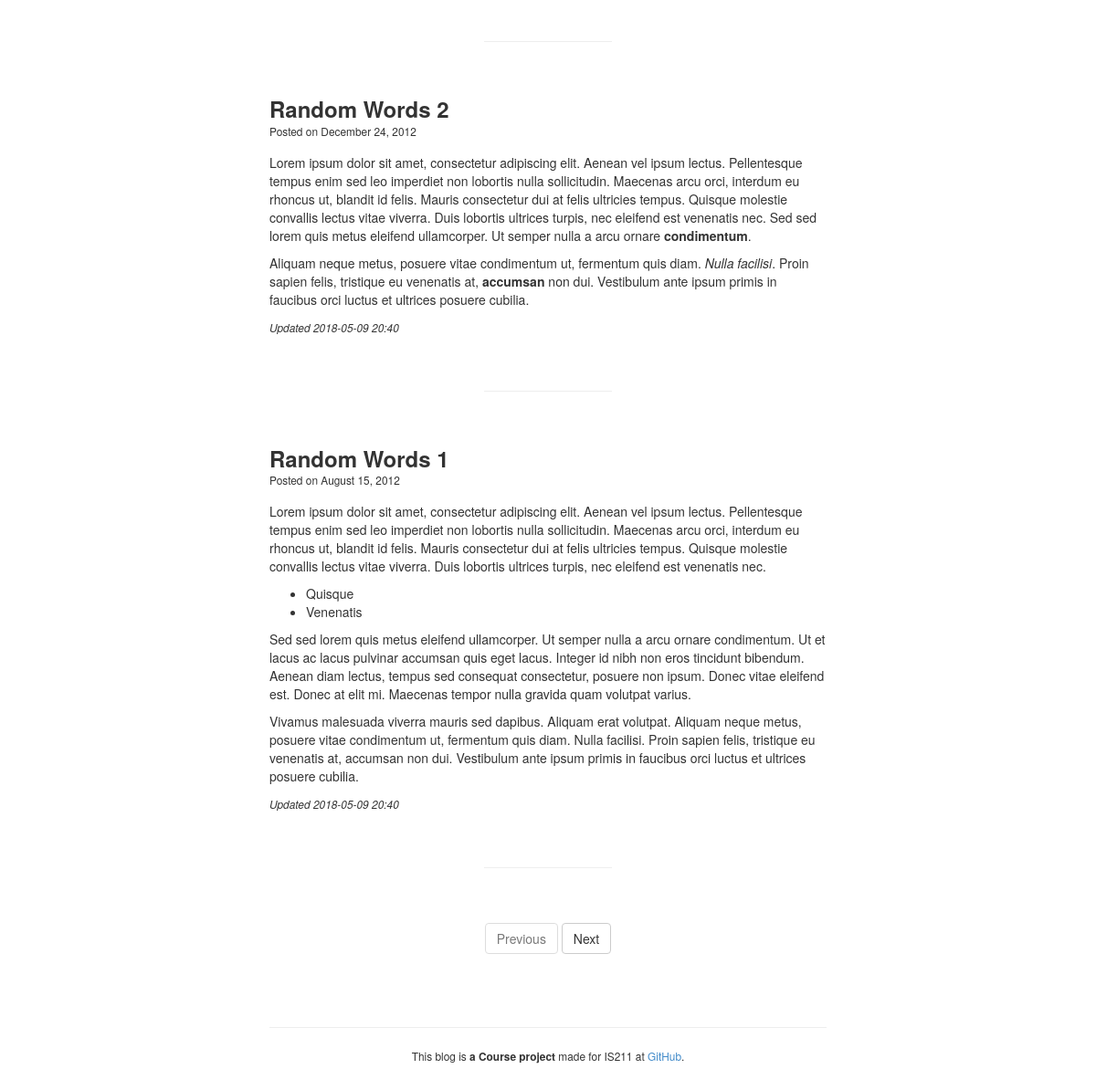
Before: / (lower part) with the older database file.
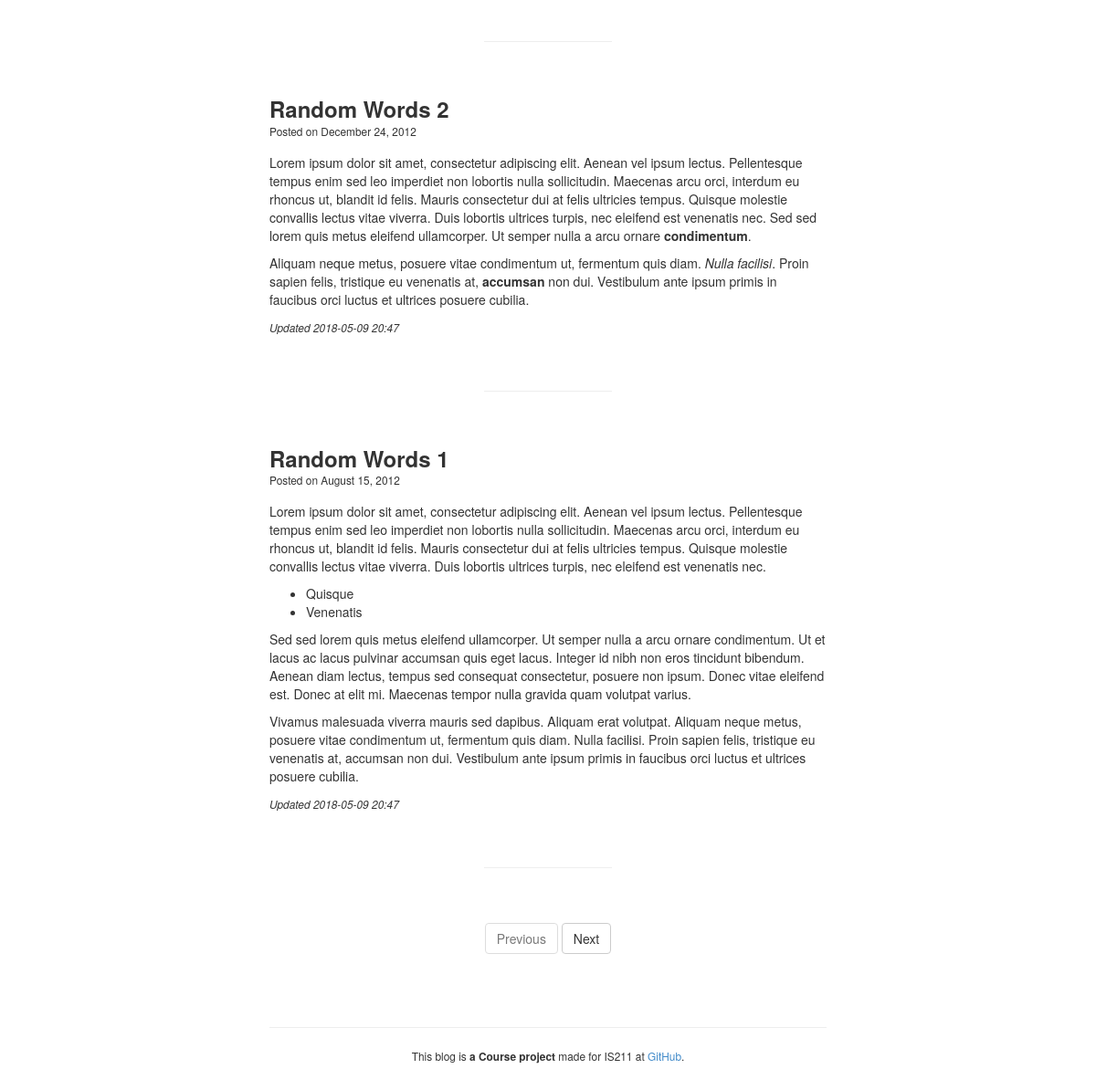
After: the same page with the newer database file.
### app/models.py (models this page shows, shortened)
class Post(db.Model):
    PER_PAGE = 5
    id = db.Column(db.Integer, primary_key=True)
    created = db.Column(db.DateTime, nullable=False)
    updated = db.Column(db.DateTime, nullable=False)
    title = db.Column(db.String(256), nullable=False)
    markup = db.Column(db.String, nullable=False)
    slug = db.Column(db.String, nullable=False, unique=True)
    author_id = db.Column(
        db.Integer,
        db.ForeignKey('user.id'),
        nullable=False,
    )
    visible = db.Column(db.Boolean, default=False)
    @property
    def is_updated(self):
        return self.updated > self.created

### app/views.py (the view)
@app.route('/')
@app.route('/page/<int:page>')
def blog(page=1):
    pagination = Post.query.filter_by(visible=True) \
                           .order_by(Post.created.desc()) \
                           .paginate(page, Post.PER_PAGE, False)
    return render_template('frontend/blog.html', pagination=pagination)

### app/__init__.py (called while the page is built)
def date_pretty(value):
    return value.strftime('%B %d, %Y')

def datetime(value):
    return value.strftime('%Y-%m-%d %H:%M')

def markdown(value):
    extras = ['fenced-code-blocks', 'wiki-tables']
    return Markup(md2(value, extras=extras))

### app/templates/frontend/blog.html
{% extends "frontend/layout.html" %}
{% block content %}
<div class="row">
  <div class="col-lg-12">
    {% from "macro.html" import render_post %}
    {% for post in pagination.items %}
      {{ render_post(post) }}
      <div id="post-separator">
        <hr>
      </div>
    {% endfor %}
    <div id="post-pagination" class="text-center">
      <a class="btn btn-default" {% if pagination.has_prev %}href="{{ url_for('blog', page=pagination.prev_num) }}"{% else %}href="#" disabled="disabled"{% endif %}>Previous</a>
      <a class="btn btn-default" {% if pagination.has_next %}href="{{ url_for('blog', page=pagination.next_num) }}"{% else %}href="#" disabled="disabled"{% endif %}>Next</a>
    </div>
  </div>
</div>
{% endblock %}

### app/templates/frontend/layout.html (shortened to what this page needs)
{% extends "base.html" %}
{% block css %}
<link rel="stylesheet" href="{{ url_for('static', filename='css/custom/frontend.css') }}">
{% endblock %}
{% block body %}
<div id="content" class="container">
  {% block content %}{% endblock %}
  <hr>
  <div class="text-center">
    <p><small>This blog is <strong> a Course project</strong> made for IS211 at <a href="https://github.com/grochin1/IS211_Courseproject">GitHub</a>.</small></p>
  </div>
</div>
{% endblock %}

### app/templates/base.html (shortened to what this page needs)
<!DOCTYPE html>
<html lang="en">
<head>
  <link rel="stylesheet" href="{{ url_for('static', filename='css/bootstrap.min.css') }}">
  {% block css %}{% endblock %}
</head>
<body>
  {% block body %}{% endblock %}
</body>
</html>

### app/templates/macro.html (shortened to what this page needs)
{% macro render_post(post) %}
<div id="post-title">
  <h3><strong><a href="{{ url_for('detail', slug=post.slug) }}">{{ post.title|safe }}</a></strong></h3>
</div>
<div id="post-meta">
  <small>Posted on {{ post.created|date_pretty }}</small>
</div>
<div id="post-markup">
  {{ post.markup|markdown }}
</div>
{% if post.is_updated %}
  <div>
    <p>
      <small><em>Updated {{ post.updated|datetime }}</em></small>
    </p>
  </div>
{% endif %}
{% endmacro %}

### app/static/css/custom/frontend.css (style rules this page uses)
#content { margin-bottom: 30px; }
#post-title { margin-bottom: -10px; }
#post-title a { color: #333; }
#post-meta { margin-bottom: 15px; }
#post-separator hr { width: 23%; margin: 60px auto; }
#post-pagination { margin: 0 auto 60px auto; }
.container { width: auto; max-width: 640px; padding: 0 15px; }

Changed rows visible on the page:
changed Post "Random Words 2": updated "2018-05-09 20:40" → "2018-05-09 20:47"
changed Post "Random Words 1": updated "2018-05-09 20:40" → "2018-05-09 20:47"
